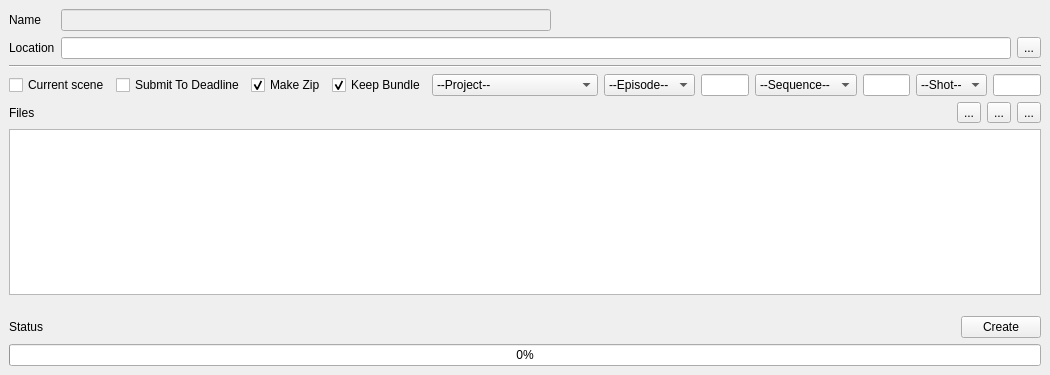
<?xml version="1.0" encoding="UTF-8"?>
<ui version="4.0">
 <class>MainWindow</class>
 <widget class="QMainWindow" name="MainWindow">
  <property name="geometry">
   <rect>
    <x>0</x>
    <y>0</y>
    <width>1050</width>
    <height>375</height>
   </rect>
  </property>
  <property name="minimumSize">
   <size>
    <width>770</width>
    <height>0</height>
   </size>
  </property>
  <property name="maximumSize">
   <size>
    <width>16777215</width>
    <height>420</height>
   </size>
  </property>
  <property name="windowTitle">
   <string>Scene Bundle</string>
  </property>
  <widget class="QWidget" name="centralwidget">
   <layout class="QVBoxLayout" name="verticalLayout">
    <item>
     <layout class="QHBoxLayout" name="horizontalLayout">
      <item>
       <widget class="QLabel" name="label_2">
        <property name="text">
         <string>Name    </string>
        </property>
       </widget>
      </item>
      <item>
       <widget class="QLineEdit" name="nameBox">
        <property name="enabled">
         <bool>false</bool>
        </property>
        <property name="toolTip">
         <string>Name for the bundle</string>
        </property>
       </widget>
      </item>
      <item>
       <spacer name="horizontalSpacer_2">
        <property name="orientation">
         <enum>Qt::Horizontal</enum>
        </property>
        <property name="sizeHint" stdset="0">
         <size>
          <width>40</width>
          <height>20</height>
         </size>
        </property>
       </spacer>
      </item>
     </layout>
    </item>
    <item>
     <layout class="QHBoxLayout" name="horizontalLayout_2">
      <item>
       <widget class="QLabel" name="label">
        <property name="text">
         <string>Location</string>
        </property>
       </widget>
      </item>
      <item>
       <widget class="QLineEdit" name="pathBox">
        <property name="toolTip">
         <string>Location for the bundle to create in</string>
        </property>
       </widget>
      </item>
      <item>
       <widget class="QToolButton" name="browseButton">
        <property name="toolTip">
         <string>Select directory to create bundle in</string>
        </property>
        <property name="text">
         <string>...</string>
        </property>
       </widget>
      </item>
     </layout>
    </item>
    <item>
     <widget class="Line" name="line">
      <property name="orientation">
       <enum>Qt::Horizontal</enum>
      </property>
     </widget>
    </item>
    <item>
     <layout class="QHBoxLayout" name="horizontalLayout_4">
      <item>
       <widget class="QCheckBox" name="currentSceneButton">
        <property name="toolTip">
         <string>Create bundle from current scene</string>
        </property>
        <property name="text">
         <string>Current scene</string>
        </property>
       </widget>
      </item>
      <item>
       <widget class="QCheckBox" name="deadlineCheck">
        <property name="toolTip">
         <string>Bundle scene and submit to deadline for rendering</string>
        </property>
        <property name="text">
         <string>Submit To Deadline</string>
        </property>
        <property name="checked">
         <bool>false</bool>
        </property>
       </widget>
      </item>
      <item>
       <widget class="QCheckBox" name="makeZipButton">
        <property name="toolTip">
         <string>Also create zip file from bundle folder</string>
        </property>
        <property name="text">
         <string>Make Zip</string>
        </property>
        <property name="checked">
         <bool>true</bool>
        </property>
       </widget>
      </item>
      <item>
       <widget class="QCheckBox" name="keepBundleButton">
        <property name="enabled">
         <bool>true</bool>
        </property>
        <property name="toolTip">
         <string>Keep the bundle folder after creating zip file or submitting to deadline</string>
        </property>
        <property name="text">
         <string>Keep Bundle</string>
        </property>
        <property name="checked">
         <bool>true</bool>
        </property>
       </widget>
      </item>
      <item>
       <widget class="QComboBox" name="projectBox">
        <property name="currentIndex">
         <number>0</number>
        </property>
        <item>
         <property name="text">
          <string>--Project--</string>
         </property>
        </item>
        <item>
         <property name="text">
          <string>Al_Mansour_Season_02</string>
         </property>
        </item>
       </widget>
      </item>
      <item>
       <widget class="QComboBox" name="epBox">
        <item>
         <property name="text">
          <string>--Episode--</string>
         </property>
        </item>
       </widget>
      </item>
      <item>
       <widget class="QLineEdit" name="epBox2">
        <property name="sizePolicy">
         <sizepolicy hsizetype="Preferred" vsizetype="Fixed">
          <horstretch>0</horstretch>
          <verstretch>0</verstretch>
         </sizepolicy>
        </property>
       </widget>
      </item>
      <item>
       <widget class="QComboBox" name="seqBox">
        <item>
         <property name="text">
          <string>--Sequence--</string>
         </property>
        </item>
       </widget>
      </item>
      <item>
       <widget class="QLineEdit" name="seqBox2">
        <property name="sizePolicy">
         <sizepolicy hsizetype="Preferred" vsizetype="Fixed">
          <horstretch>0</horstretch>
          <verstretch>0</verstretch>
         </sizepolicy>
        </property>
       </widget>
      </item>
      <item>
       <widget class="QComboBox" name="shBox">
        <item>
         <property name="text">
          <string>--Shot--</string>
         </property>
        </item>
       </widget>
      </item>
      <item>
       <widget class="QLineEdit" name="shBox2">
        <property name="sizePolicy">
         <sizepolicy hsizetype="Preferred" vsizetype="Fixed">
          <horstretch>0</horstretch>
          <verstretch>0</verstretch>
         </sizepolicy>
        </property>
       </widget>
      </item>
      <item>
       <spacer name="horizontalSpacer">
        <property name="orientation">
         <enum>Qt::Horizontal</enum>
        </property>
        <property name="sizeHint" stdset="0">
         <size>
          <width>40</width>
          <height>20</height>
         </size>
        </property>
       </spacer>
      </item>
     </layout>
    </item>
    <item>
     <widget class="QWidget" name="widget" native="true">
      <property name="sizePolicy">
       <sizepolicy hsizetype="Preferred" vsizetype="Expanding">
        <horstretch>0</horstretch>
        <verstretch>0</verstretch>
       </sizepolicy>
      </property>
      <layout class="QVBoxLayout" name="verticalLayout_2">
       <property name="margin">
        <number>0</number>
       </property>
       <item>
        <layout class="QHBoxLayout" name="horizontalLayout_3">
         <item>
          <widget class="QLabel" name="filesLabel">
           <property name="text">
            <string>Files</string>
           </property>
          </widget>
         </item>
         <item>
          <spacer name="horizontalSpacer_3">
           <property name="orientation">
            <enum>Qt::Horizontal</enum>
           </property>
           <property name="sizeHint" stdset="0">
            <size>
             <width>40</width>
             <height>20</height>
            </size>
           </property>
          </spacer>
         </item>
         <item>
          <widget class="QToolButton" name="selectButton">
           <property name="toolTip">
            <string>Select all files</string>
           </property>
           <property name="text">
            <string>...</string>
           </property>
          </widget>
         </item>
         <item>
          <widget class="QToolButton" name="removeButton">
           <property name="toolTip">
            <string>Remove selected files</string>
           </property>
           <property name="text">
            <string>...</string>
           </property>
          </widget>
         </item>
         <item>
          <widget class="QToolButton" name="addButton">
           <property name="toolTip">
            <string>Add files</string>
           </property>
           <property name="text">
            <string>...</string>
           </property>
          </widget>
         </item>
        </layout>
       </item>
       <item>
        <widget class="QListWidget" name="filesBox">
         <property name="toolTip">
          <string>Add files to create bundles</string>
         </property>
         <property name="dragDropMode">
          <enum>QAbstractItemView::DropOnly</enum>
         </property>
         <property name="alternatingRowColors">
          <bool>true</bool>
         </property>
         <property name="selectionMode">
          <enum>QAbstractItemView::ExtendedSelection</enum>
         </property>
        </widget>
       </item>
      </layout>
     </widget>
    </item>
    <item>
     <spacer name="verticalSpacer">
      <property name="orientation">
       <enum>Qt::Vertical</enum>
      </property>
      <property name="sizeHint" stdset="0">
       <size>
        <width>20</width>
        <height>40</height>
       </size>
      </property>
     </spacer>
    </item>
    <item>
     <layout class="QHBoxLayout" name="horizontalLayout_5">
      <item>
       <widget class="QLabel" name="statusLabel">
        <property name="sizePolicy">
         <sizepolicy hsizetype="Expanding" vsizetype="Preferred">
          <horstretch>0</horstretch>
          <verstretch>0</verstretch>
         </sizepolicy>
        </property>
        <property name="text">
         <string>Status</string>
        </property>
       </widget>
      </item>
      <item>
       <spacer name="horizontalSpacer_4">
        <property name="orientation">
         <enum>Qt::Horizontal</enum>
        </property>
        <property name="sizeHint" stdset="0">
         <size>
          <width>40</width>
          <height>20</height>
         </size>
        </property>
       </spacer>
      </item>
      <item>
       <widget class="QPushButton" name="bundleButton">
        <property name="minimumSize">
         <size>
          <width>75</width>
          <height>0</height>
         </size>
        </property>
        <property name="toolTip">
         <string>Create bundle</string>
        </property>
        <property name="text">
         <string>Create</string>
        </property>
       </widget>
      </item>
     </layout>
    </item>
    <item>
     <widget class="QProgressBar" name="progressBar">
      <property name="value">
       <number>0</number>
      </property>
     </widget>
    </item>
   </layout>
  </widget>
 </widget>
 <resources/>
 <connections>
  <connection>
   <sender>currentSceneButton</sender>
   <signal>toggled(bool)</signal>
   <receiver>widget</receiver>
   <slot>setHidden(bool)</slot>
   <hints>
    <hint type="sourcelabel">
     <x>47</x>
     <y>82</y>
    </hint>
    <hint type="destinationlabel">
     <x>75</x>
     <y>125</y>
    </hint>
   </hints>
  </connection>
  <connection>
   <sender>currentSceneButton</sender>
   <signal>toggled(bool)</signal>
   <receiver>nameBox</receiver>
   <slot>setEnabled(bool)</slot>
   <hints>
    <hint type="sourcelabel">
     <x>54</x>
     <y>84</y>
    </hint>
    <hint type="destinationlabel">
     <x>70</x>
     <y>16</y>
    </hint>
   </hints>
  </connection>
  <connection>
   <sender>deadlineCheck</sender>
   <signal>toggled(bool)</signal>
   <receiver>projectBox</receiver>
   <slot>setVisible(bool)</slot>
   <hints>
    <hint type="sourcelabel">
     <x>178</x>
     <y>84</y>
    </hint>
    <hint type="destinationlabel">
     <x>534</x>
     <y>94</y>
    </hint>
   </hints>
  </connection>
 </connections>
</ui>
